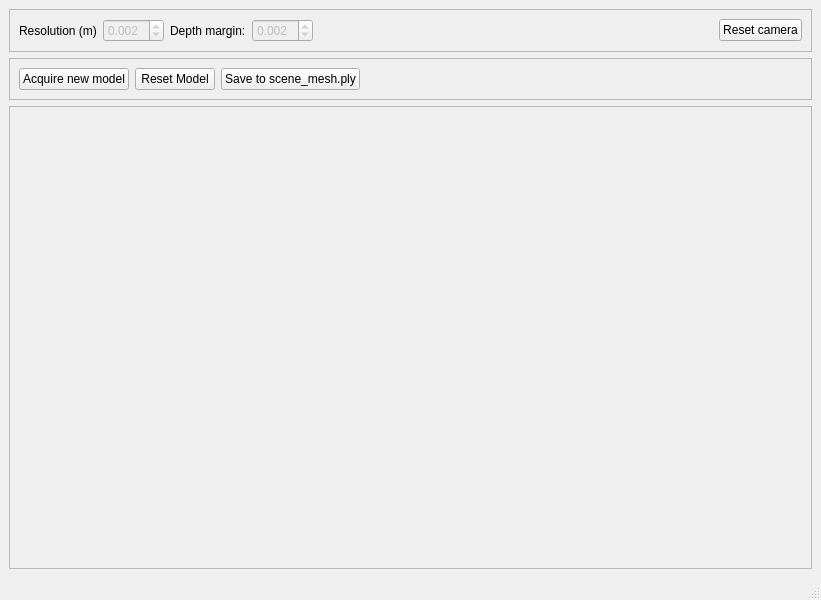
<?xml version="1.0" encoding="UTF-8"?>
<ui version="4.0">
 <class>ModelAcquisitionWindow</class>
 <widget class="QMainWindow" name="ModelAcquisitionWindow">
  <property name="geometry">
   <rect>
    <x>0</x>
    <y>0</y>
    <width>821</width>
    <height>600</height>
   </rect>
  </property>
  <property name="windowTitle">
   <string>3D View</string>
  </property>
  <widget class="QWidget" name="centralwidget">
   <layout class="QVBoxLayout" name="verticalLayout">
    <item>
     <widget class="QFrame" name="frame_3">
      <property name="sizePolicy">
       <sizepolicy hsizetype="Preferred" vsizetype="Fixed">
        <horstretch>0</horstretch>
        <verstretch>0</verstretch>
       </sizepolicy>
      </property>
      <property name="frameShape">
       <enum>QFrame::StyledPanel</enum>
      </property>
      <property name="frameShadow">
       <enum>QFrame::Raised</enum>
      </property>
      <layout class="QHBoxLayout" name="horizontalLayout_3">
       <item>
        <widget class="QLabel" name="label">
         <property name="text">
          <string>Resolution (m)</string>
         </property>
        </widget>
       </item>
       <item>
        <widget class="QDoubleSpinBox" name="resolutionSpinBox">
         <property name="enabled">
          <bool>false</bool>
         </property>
         <property name="decimals">
          <number>3</number>
         </property>
         <property name="minimum">
          <double>-0.050000000000000</double>
         </property>
         <property name="maximum">
          <double>0.050000000000000</double>
         </property>
         <property name="singleStep">
          <double>0.001000000000000</double>
         </property>
         <property name="value">
          <double>0.002000000000000</double>
         </property>
        </widget>
       </item>
       <item>
        <widget class="QLabel" name="label_2">
         <property name="text">
          <string>Depth margin:</string>
         </property>
        </widget>
       </item>
       <item>
        <widget class="QDoubleSpinBox" name="depthMarginSpinBox">
         <property name="enabled">
          <bool>false</bool>
         </property>
         <property name="decimals">
          <number>3</number>
         </property>
         <property name="minimum">
          <double>-0.100000000000000</double>
         </property>
         <property name="maximum">
          <double>0.500000000000000</double>
         </property>
         <property name="singleStep">
          <double>0.001000000000000</double>
         </property>
         <property name="value">
          <double>0.002000000000000</double>
         </property>
        </widget>
       </item>
       <item>
        <spacer name="horizontalSpacer_2">
         <property name="orientation">
          <enum>Qt::Horizontal</enum>
         </property>
         <property name="sizeHint" stdset="0">
          <size>
           <width>40</width>
           <height>20</height>
          </size>
         </property>
        </spacer>
       </item>
       <item>
        <widget class="QPushButton" name="resetCamera">
         <property name="text">
          <string>Reset camera</string>
         </property>
        </widget>
       </item>
      </layout>
     </widget>
    </item>
    <item>
     <widget class="QFrame" name="frame">
      <property name="sizePolicy">
       <sizepolicy hsizetype="Preferred" vsizetype="Fixed">
        <horstretch>0</horstretch>
        <verstretch>0</verstretch>
       </sizepolicy>
      </property>
      <property name="frameShape">
       <enum>QFrame::StyledPanel</enum>
      </property>
      <property name="frameShadow">
       <enum>QFrame::Raised</enum>
      </property>
      <layout class="QHBoxLayout" name="horizontalLayout">
       <item>
        <widget class="QPushButton" name="moveModelButton">
         <property name="text">
          <string>Acquire new model</string>
         </property>
        </widget>
       </item>
       <item>
        <widget class="QPushButton" name="resetButton">
         <property name="text">
          <string>Reset Model</string>
         </property>
        </widget>
       </item>
       <item>
        <widget class="QPushButton" name="saveMeshButton">
         <property name="text">
          <string>Save to scene_mesh.ply</string>
         </property>
        </widget>
       </item>
       <item>
        <spacer name="horizontalSpacer">
         <property name="orientation">
          <enum>Qt::Horizontal</enum>
         </property>
         <property name="sizeHint" stdset="0">
          <size>
           <width>40</width>
           <height>20</height>
          </size>
         </property>
        </spacer>
       </item>
      </layout>
     </widget>
    </item>
    <item>
     <widget class="QFrame" name="frame_2">
      <property name="frameShape">
       <enum>QFrame::StyledPanel</enum>
      </property>
      <property name="frameShadow">
       <enum>QFrame::Raised</enum>
      </property>
      <layout class="QHBoxLayout" name="horizontalLayout_2">
       <item>
        <widget class="ntk::MeshViewer" name="mesh_view" native="true">
         <property name="focusPolicy">
          <enum>Qt::ClickFocus</enum>
         </property>
        </widget>
       </item>
      </layout>
     </widget>
    </item>
   </layout>
  </widget>
  <widget class="QMenuBar" name="menubar">
   <property name="geometry">
    <rect>
     <x>0</x>
     <y>0</y>
     <width>821</width>
     <height>22</height>
    </rect>
   </property>
  </widget>
  <widget class="QStatusBar" name="statusbar"/>
  <action name="action_Grab_and_Move">
   <property name="text">
    <string>Grab and Move</string>
   </property>
  </action>
  <action name="action_Grab_Sequence">
   <property name="text">
    <string>Grab Sequence</string>
   </property>
  </action>
  <action name="actionModel_and_Move">
   <property name="text">
    <string>Model and Move</string>
   </property>
  </action>
  <action name="actionModel_Sequence">
   <property name="text">
    <string>Model Sequence</string>
   </property>
  </action>
 </widget>
 <customwidgets>
  <customwidget>
   <class>ntk::MeshViewer</class>
   <extends>QWidget</extends>
   <header location="global">ntk/mesh/mesh_viewer.h</header>
   <container>1</container>
  </customwidget>
 </customwidgets>
 <resources/>
 <connections>
  <connection>
   <sender>moveModelButton</sender>
   <signal>clicked()</signal>
   <receiver>actionModel_and_Move</receiver>
   <slot>trigger()</slot>
   <hints>
    <hint type="sourcelabel">
     <x>178</x>
     <y>44</y>
    </hint>
    <hint type="destinationlabel">
     <x>-1</x>
     <y>-1</y>
    </hint>
   </hints>
  </connection>
 </connections>
</ui>
